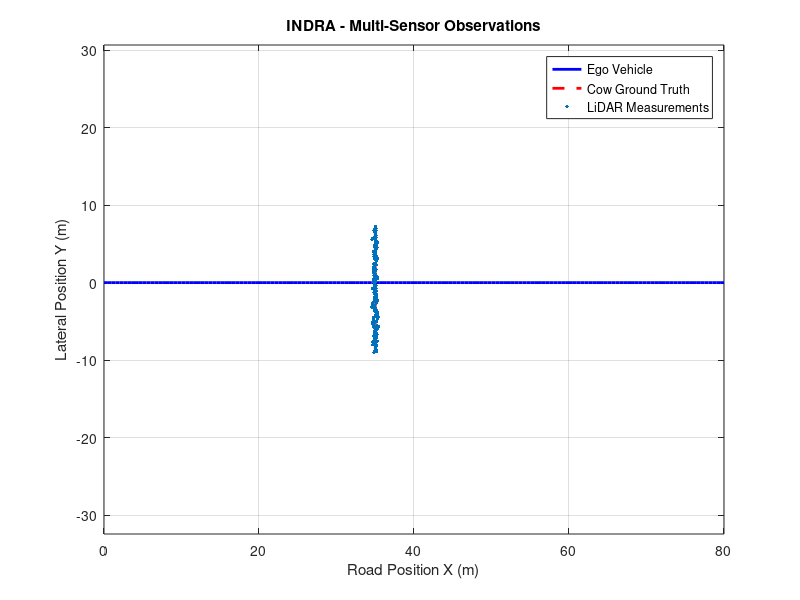

The MATLAB source for this figure:
%% INDRA - Simulated Multi-Sensor Measurements

clear;
clc;
close all;

rng(1);                         % Repeatable noise

%% Simulation parameters
dt = 0.05;
T = 8;
t = 0:dt:T;

%% Ego vehicle
ego_speed = 10;                 % m/s
ego_x = ego_speed .* t;
ego_y = zeros(size(t));

%% Cow ground truth
cow_x = 35 * ones(size(t));

cow_start_y = 7;
cow_speed = -2;
cow_y = cow_start_y + cow_speed .* t;

%% Relative position
rel_x = cow_x - ego_x;
rel_y = cow_y - ego_y;

range_true = sqrt(rel_x.^2 + rel_y.^2);

%% =========================================================
% CAMERA
% Camera gives object class + bearing
% ==========================================================

camera_detected = range_true < 50;

camera_bearing_true = atan2(rel_y, rel_x);

camera_bearing = camera_bearing_true + ...
    deg2rad(1.5) .* randn(size(t));

%% =========================================================
% LiDAR
% LiDAR provides position measurements
% ==========================================================

lidar_x = cow_x + 0.15 .* randn(size(t));
lidar_y = cow_y + 0.15 .* randn(size(t));

%% =========================================================
% RADAR
% Radar provides range + relative radial velocity
% ==========================================================

range_measurement = range_true + ...
    0.20 .* randn(size(t));

% Calculate true range rate
range_rate_true = [0 diff(range_true)] ./ dt;

range_rate_measurement = range_rate_true + ...
    0.10 .* randn(size(t));

%% =========================================================
% Display measurements at selected times
% ==========================================================

sample_times = [1 2 3 3.5 4 5];

fprintf('\nINDRA SENSOR MEASUREMENTS\n');
fprintf('---------------------------------------------\n');

for i = 1:length(sample_times)

    [~, k] = min(abs(t - sample_times(i)));

    fprintf('\nTime = %.2f s\n', t(k));

    if camera_detected(k)
        fprintf('Camera : Cow detected, bearing = %.2f deg\n', ...
            rad2deg(camera_bearing(k)));
    else
        fprintf('Camera : No detection\n');
    end

    fprintf('LiDAR  : X = %.2f m, Y = %.2f m\n', ...
        lidar_x(k), lidar_y(k));

    fprintf('Radar  : Range = %.2f m, Range Rate = %.2f m/s\n', ...
        range_measurement(k), range_rate_measurement(k));
end

%% =========================================================
% Plot sensor measurements
% ==========================================================

figure('Name','INDRA - Sensor Measurements');

plot(ego_x, ego_y, 'b-', 'LineWidth', 2);
hold on;

plot(cow_x, cow_y, 'r--', 'LineWidth', 2);

plot(lidar_x, lidar_y, '.', 'MarkerSize', 8);

xlabel('Road Position X (m)');
ylabel('Lateral Position Y (m)');

title('INDRA - Multi-Sensor Observations');

legend('Ego Vehicle', ...
       'Cow Ground Truth', ...
       'LiDAR Measurements');

grid on;
axis equal;
